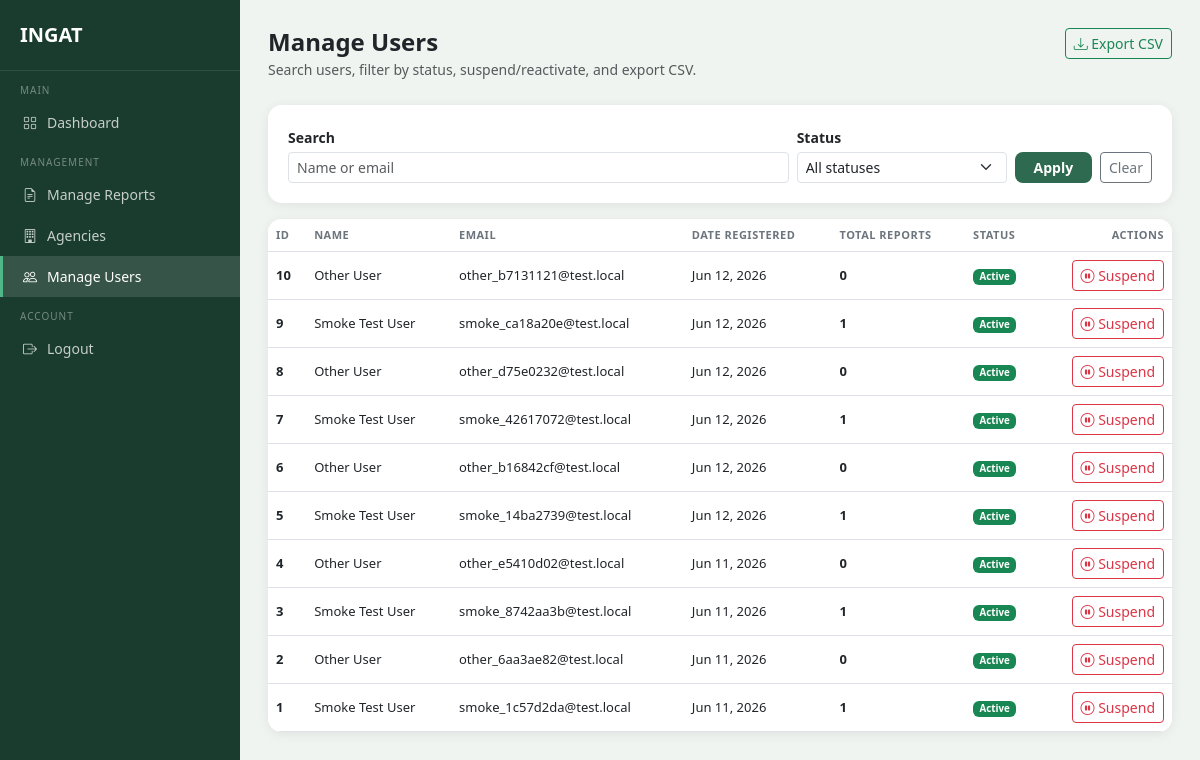
The page /admin/users (signed in) on the database as committed earlier.
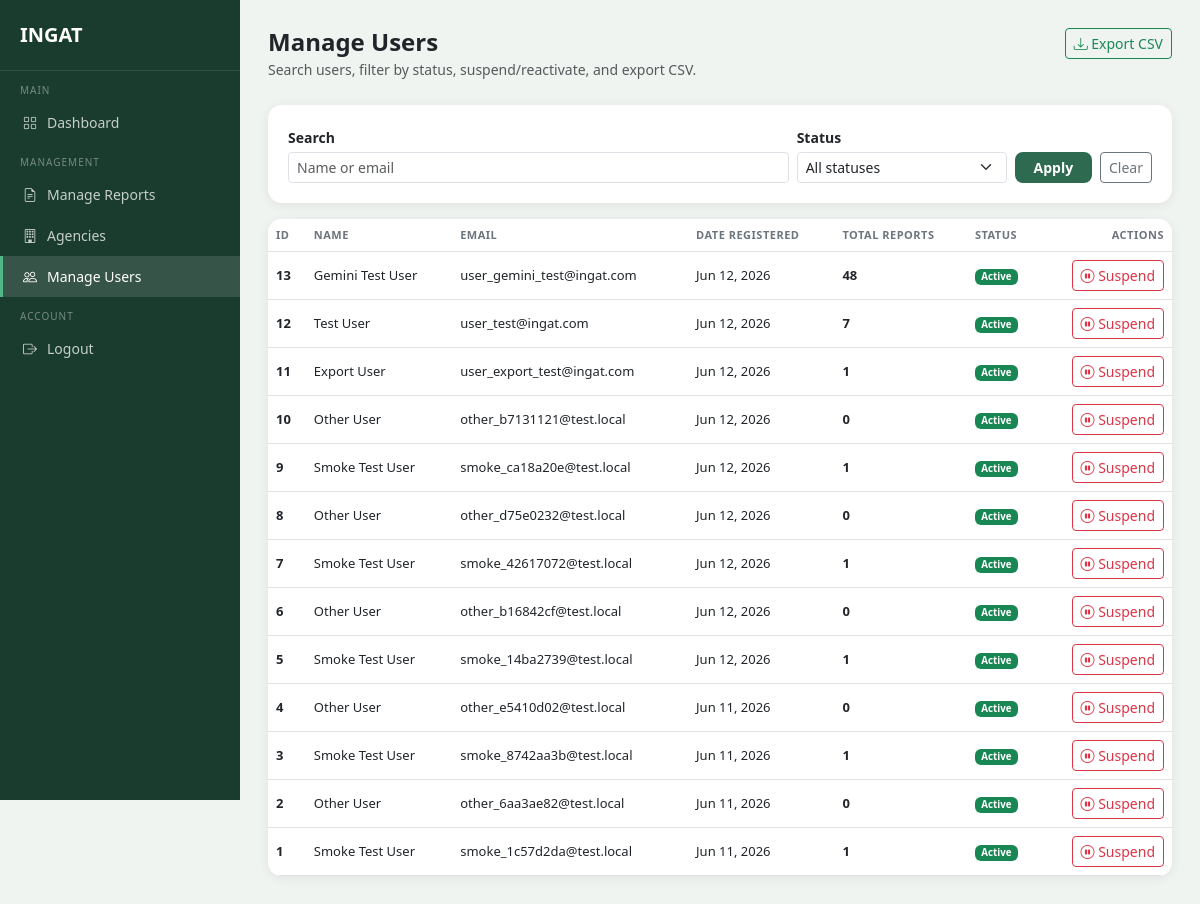
The same page on the database as committed later.
### models.py (models this page shows, shortened)
class User(db.Model, UserMixin):
    __tablename__ = 'users'
    id = db.Column(db.Integer, primary_key=True)
    full_name = db.Column(db.String(100), nullable=False)
    email = db.Column(db.String(120), unique=True, nullable=False)
    contact_number = db.Column(db.String(11), nullable=False)
    barangay = db.Column(db.String(100), nullable=False)
    municipality = db.Column(db.String(100), nullable=False)
    password_hash = db.Column(db.String(256), nullable=False)
    status = db.Column(db.String(20), default='active')
    email_notif = db.Column(db.Boolean, default=True)
    inapp_notif = db.Column(db.Boolean, default=True)
    created_at = db.Column(db.DateTime, default=datetime.utcnow)
    complaints = db.relationship('Complaint', backref='complainant', lazy=True)
    email_verifications = db.relationship('EmailVerification', backref='user', lazy=True)

### routes/admin_routes.py (the view)
@admin_bp.route('/users')
@admin_required
def manage_users():
    from models import User, Complaint
    from extensions import db
    from sqlalchemy import func
    q = (request.args.get('q') or '').strip()
    status_filter = (request.args.get('status') or '').strip()
    query = User.query
    if q:
        like = f'%{q}%'
        query = query.filter(or_(User.full_name.ilike(like), User.email.ilike(like)))
    if status_filter:
        query = query.filter(User.status == status_filter)
    users = query.order_by(User.created_at.desc()).all()
    user_ids = [u.id for u in users]
    totals_by_user = {}
    if user_ids:
        totals = (
            db.session.query(Complaint.user_id, func.count(Complaint.id))
            .filter(Complaint.user_id.in_(user_ids))
            .group_by(Complaint.user_id)
            .all()
        )
        totals_by_user = {uid: total for uid, total in totals}
    for u in users:
        u.total_reports = totals_by_user.get(u.id, 0)
    statuses = ['active', 'suspended']
    return render_template(
        'admin/manage_users.html',
        users=users,
        search=q,
        status_filter=status_filter,
        statuses=statuses,
    )

### routes/auth.py (called while the page is built)
def admin_required(fn):
    @login_required
    @wraps(fn)
    def wrapper(*args, **kwargs):
        from models import AdminUser
        if not isinstance(current_user, AdminUser):
            flash('Please log in as admin.', 'danger')
            return redirect(url_for('admin.admin_login'))
        return fn(*args, **kwargs)
    return wrapper

### templates/admin/manage_users.html (shortened to what this page needs)
<!DOCTYPE html>
<html lang="en">
<head>
    <link href="https://cdn.jsdelivr.net/npm/bootstrap@5.3.0/dist/css/bootstrap.min.css" rel="stylesheet">
    <link href="https://cdn.jsdelivr.net/npm/bootstrap-icons@1.10.5/font/bootstrap-icons.css" rel="stylesheet">
</head>
<body>
<div class="sidebar">
    <a href="{{ url_for('admin.dashboard') }}" class="sidebar-brand">INGAT</a>
    <div class="sidebar-label">Main</div>
    <a href="{{ url_for('admin.dashboard') }}" class="sidebar-item">
        <i class="bi bi-grid"></i> Dashboard
    </a>
    <div class="sidebar-label">Management</div>
    <a href="{{ url_for('admin.manage_reports') }}" class="sidebar-item">
        <i class="bi bi-file-earmark-text"></i> Manage Reports
    </a>
    <a href="{{ url_for('admin.manage_agencies') }}" class="sidebar-item">
        <i class="bi bi-building"></i> Agencies
    </a>
    <a href="{{ url_for('admin.manage_users') }}" class="sidebar-item active">
        <i class="bi bi-people"></i> Manage Users
    </a>
    <div class="sidebar-label">Account</div>
    <a href="{{ url_for('admin.logout') }}" class="sidebar-item">
        <i class="bi bi-box-arrow-right"></i> Logout
    </a>
</div>
<div class="main-content">
    <div class="d-flex justify-content-between align-items-start mb-4">
        <div>
            <h4 class="fw-bold mb-0">Manage Users</h4>
            <small class="text-muted">Search users, filter by status, suspend/reactivate, and export CSV.</small>
        </div>
        <a href="{{ url_for('admin.export_users_csv', q=search, status=status_filter) }}" class="btn btn-outline-success btn-sm">
            <i class="bi bi-download"></i> Export CSV
        </a>
    </div>
    <div class="section-card mb-3">
        <form method="GET" action="{{ url_for('admin.manage_users') }}" class="row g-2 align-items-end">
            <div class="col-md-7">
                <label class="form-label small fw-semibold mb-1">Search</label>
                <input type="text" name="q" class="form-control form-control-sm" value="{{ search or '' }}" placeholder="Name or email">
            </div>
            <div class="col-md-3">
                <label class="form-label small fw-semibold mb-1">Status</label>
                <select name="status" class="form-select form-select-sm">
                    <option value="">All statuses</option>
                </select>
            </div>
            <div class="col-md-2 d-flex gap-2">
                <button type="submit" class="btn btn-ingat btn-sm flex-grow-1">Apply</button>
                <a href="{{ url_for('admin.manage_users') }}" class="btn btn-outline-secondary btn-sm">Clear</a>
            </div>
        </form>
    </div>
    <div class="section-card p-0 overflow-hidden">
        {% if users %}
        <div class="table-responsive">
            <table class="table table-hover mb-0 align-middle">
                <thead class="bg-light">
                <tr>
                    <th>ID</th>
                    <th>Name</th>
                    <th>Email</th>
                    <th>Date Registered</th>
                    <th>Total Reports</th>
                    <th>Status</th>
                    <th class="text-end">Actions</th>
                </tr>
                </thead>
                <tbody>
                {% for u in users %}
                <tr>
                    <td class="fw-semibold">{{ u.id }}</td>
                    <td class="truncate" title="{{ u.full_name }}">{{ u.full_name }}</td>
                    <td class="truncate" title="{{ u.email }}">{{ u.email }}</td>
                    <td>{{ u.created_at.strftime('%b %d, %Y') if u.created_at else '-' }}</td>
                    <td class="fw-semibold">{{ u.total_reports }}</td>
                    <td>
                        {% if u.status == 'active' %}
                            <span class="badge badge-active">Active</span>
                        {% else %}
                            <span class="badge badge-suspended">Suspended</span>
                        {% endif %}
                    </td>
                    <td class="text-end">
                        {% if u.status == 'active' %}
                            <button class="btn btn-sm btn-outline-danger"
                                    data-bs-toggle="modal"
                                    data-bs-target="#confirmUserModal"
                                    data-action="suspend"
                                    data-user-id="{{ u.id }}"
                                    data-user-name="{{ u.full_name }}">
                                <i class="bi bi-pause-circle"></i> Suspend
                            </button>
                        {% endif %}
                    </td>
                </tr>
                {% endfor %}
                </tbody>
            </table>
        </div>
        {% else %}
        <div class="text-center py-5 text-muted">
            <i class="bi bi-inbox" style="font-size: 34px;"></i>
            <p class="small mt-2 mb-0">No users match the current filters.</p>
        </div>
        {% endif %}
    </div>
</div>
</body>
</html>

### templates/admin/manage_users.html (style rules this page uses)
body { background-color: #f0f4f0; font-family: 'Segoe UI', sans-serif; }
.sidebar { width: 240px; min-height: 100vh; background-color: #1A3C2E; position: fixed; top: 0; left: 0; padding-top: 20px; z-index: 100; }
.sidebar-brand { color: white; font-size: 20px; font-weight: 700; padding: 0 20px 20px; border-bottom: 1px solid rgba(255,255,255,.1); display: block; text-decoration: none; }
.sidebar-label { font-size: 10px; text-transform: uppercase; letter-spacing: 1px; color: rgba(255,255,255,.4); padding: 12px 20px 4px; }
.sidebar-item { display: flex; align-items: center; gap: 10px; padding: 10px 20px; color: rgba(255,255,255,.75); text-decoration: none; font-size: 14px; border-left: 3px solid transparent; }
.sidebar-item:hover, .sidebar-item.active { background: rgba(255,255,255,.12); color: white; border-left-color: #52B788; }
.main-content { margin-left: 240px; padding: 28px; }
.section-card { background: white; border-radius: 14px; padding: 20px; box-shadow: 0 2px 12px rgba(0,0,0,.07); }
.btn-ingat { background-color: #2D6A4F; color: #fff; border: none; border-radius: 8px; font-weight: 600; }
.table th { font-size: 11px; text-transform: uppercase; letter-spacing: .5px; color: #6c757d; }
.table td { font-size: 13px; vertical-align: middle; }
.badge-active { background: #198754; }
.truncate { max-width: 260px; overflow: hidden; text-overflow: ellipsis; white-space: nowrap; }

Rows that differ between the two databases and show on the page:
added User: id "13", full_name "Gemini Test User", email "user_gemini_test@ingat.com", created_at "Jun 12, 2026", total_reports "48", status "Active"
added User: id "12", full_name "Test User", email "user_test@ingat.com", created_at "Jun 12, 2026", total_reports "7", status "Active"
added User: id "11", full_name "Export User", email "user_export_test@ingat.com", created_at "Jun 12, 2026", total_reports "1", status "Active"
